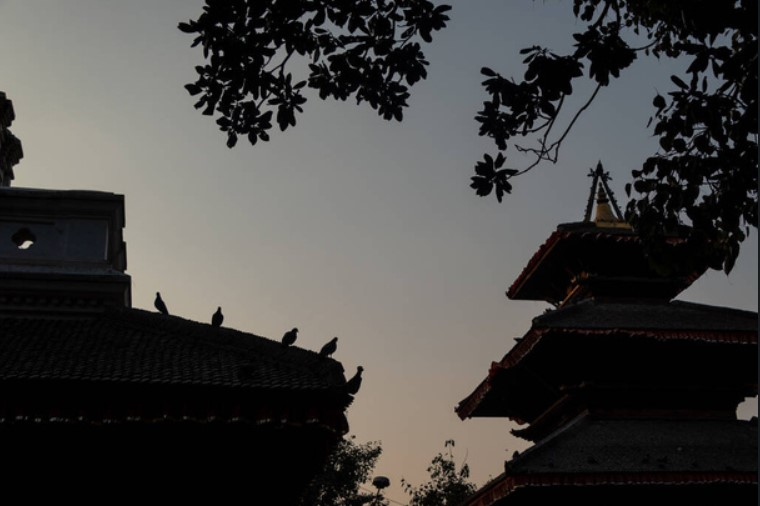
#> input picture Screen.jpg, 760 x 506 px, found by its file name
$ python 7_Histogram_equalization.py
#> lines starting #> are read from the running program, lines starting #| are printed output that depends on the picture
#Histogram equilization

# import Opencv
import cv2

# import Numpy
import numpy as np

# read a image using imread
img = cv2.imread('./Image_Processing/Screen.jpg', 0)
#> img: shape (506, 760); min 0, max 199, mean 67.9
img = cv2.resize(img,(400, 500))
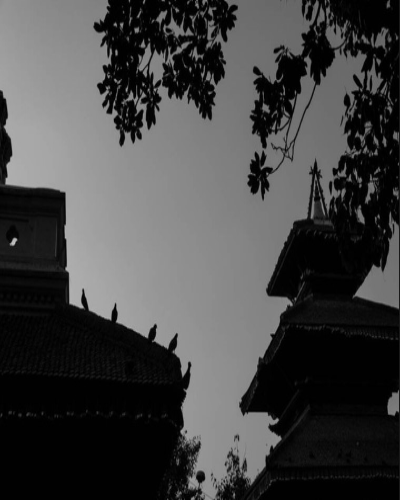
#> img: shape (500, 400); min 0, max 197, mean 67.8
# cv2.imshow('input',img)

equ = cv2.equalizeHist(img)
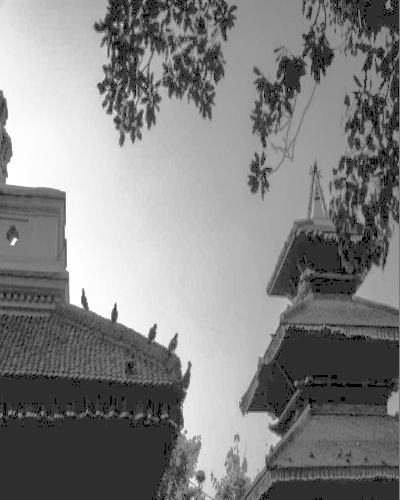
#> equ: shape (500, 400); min 0, max 255, mean 130.8

both_image = np.hstack([img, equ])
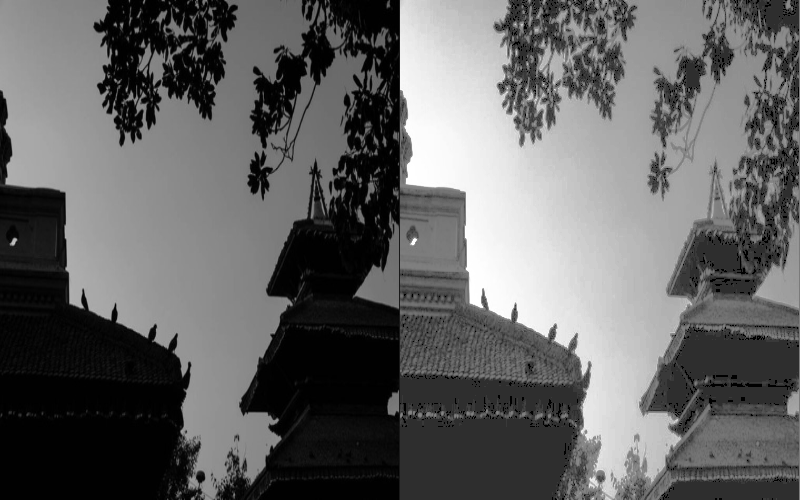
#> both_image: shape (500, 800); min 0, max 255, mean 99.3
cv2.imshow('output',both_image)
cv2.waitKey(0)
cv2.destroyAllWindows()

$ run again, with colorful.jpg copied over Screen.jpg
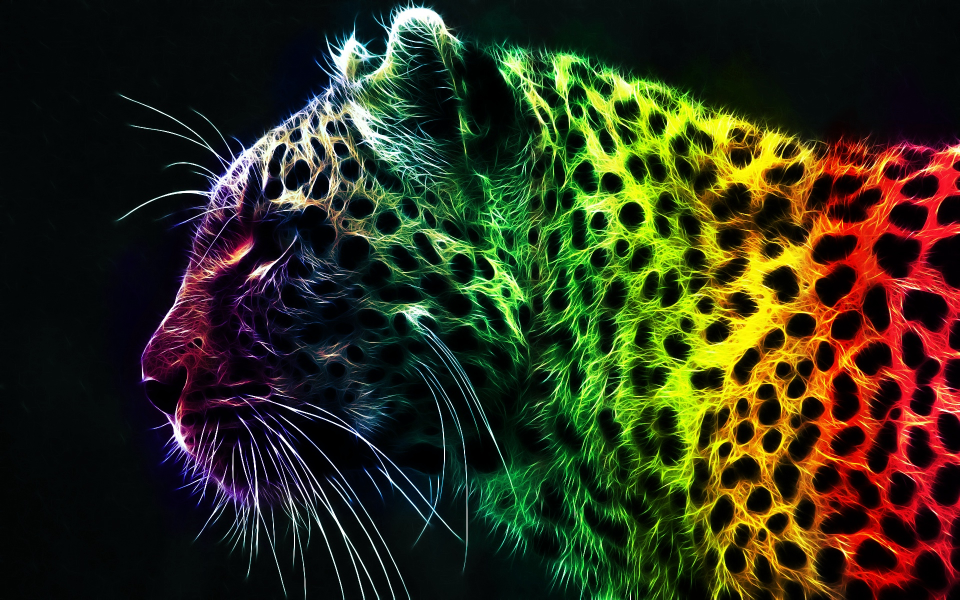
#> input picture colorful.jpg, 1920 x 1200 px, found by its file name (shown at 1/2 size)
#> `equ = cv2.equalizeHist(img)`:
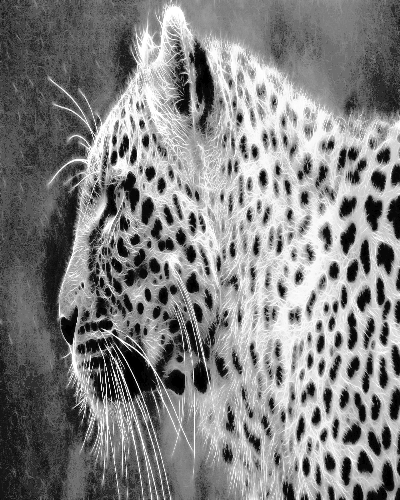
#> equ: shape (500, 400); min 0, max 255, mean 130.1
#> `both_image = np.hstack([img, equ])`:
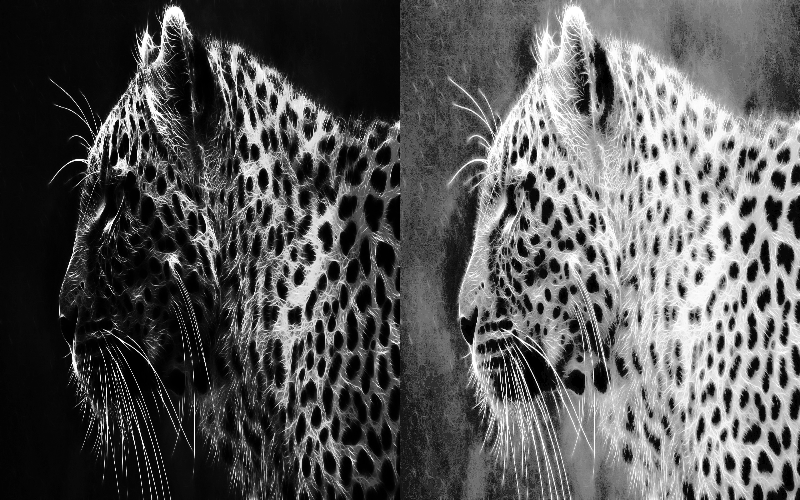
#> both_image: shape (500, 800); min 0, max 255, mean 87.3
